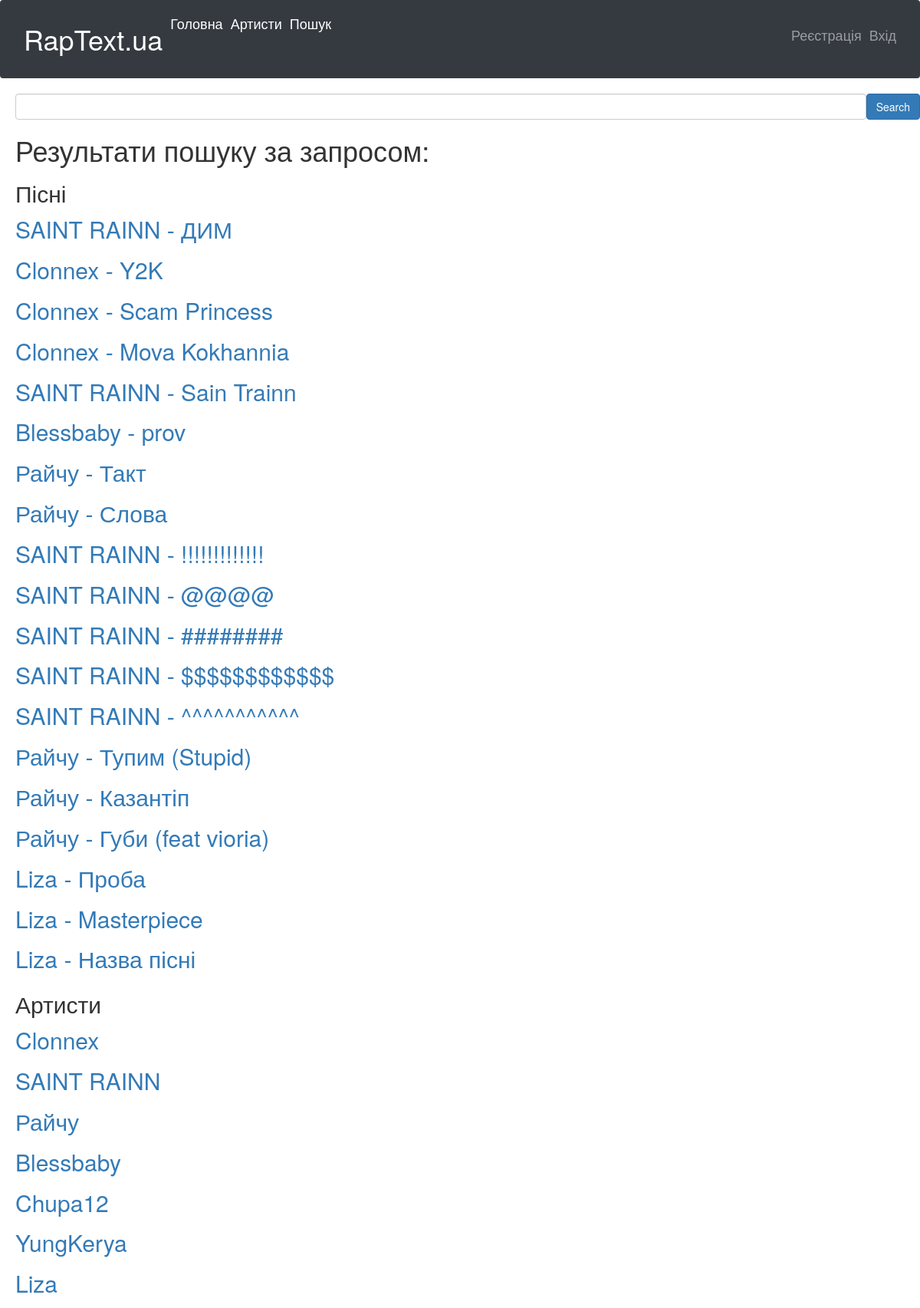
The app's page /search/ with its own data.
### artists/models.py (models this page shows, shortened)
class Song(models.Model):
    title = models.CharField(max_length=100)
    release_year = models.IntegerField(blank=True, null=True)
    artist = models.ForeignKey(Artist, on_delete=models.CASCADE)
    album = models.ForeignKey(Album, on_delete=models.SET_NULL, blank=True, null=True)
    image_song=models.FileField(upload_to="image_song",default=True,blank=None,null=True,verbose_name="Облога пісні")

class Artist(models.Model):
    name = models.CharField(max_length=100)
    genre = models.CharField(max_length=50, blank=True, null=True)
    country = models.CharField(max_length=50, blank=True, null=True)
    photo=models.FileField(upload_to="photos/%Y/%m/%d/",default=True,blank=None,
                            null=True,verbose_name="Фото")
    created_by = models.OneToOneField(User, on_delete=models.CASCADE, related_name='artist', null=True, blank=True)
    def __str__(self):
        return self.name

### artists/views.py (the view)
# urls.py: path('search/', search, name='search'),
def search(request):
    query = request.GET.get('q', '').lower()
    artist_query, song_query = query, query
    if '-' in query:
        parts = query.split('-')
        if len(parts) == 2:
            artist_query, song_query = parts[0].strip(), parts[1].strip()
    artists = Artist.objects.filter(name__icontains=artist_query)
    songs = Song.objects.filter(title__icontains=song_query)
    return render(request, 'artists/search_results.html', {'query': query, 'songs': songs, 'artists': artists, 'title':query})

### artists/templates/artists/search_results.html
{% extends 'artists/base.html' %}
{% block content %}
<form class="d-flex" action="{% url 'search' %}" method="get">
        <input class="form-control me-2" type="text" placeholder="{{ title }}" name="q">
        <button class="btn btn-primary" type="submit">Search</button>
      </form>
<h1>Результати пошуку за запросом: {{ title }}</h1>
<h2>Пісні</h2>
 {% for song in songs %}
          <p><a href="{% url 'song_detail' song.id %}">{{song.artist}} - {{ song.title }}</a></p>
        {% endfor %}
<h2>Артисти</h2>
  {%for a in artists %}
    <p><a href="{% url 'artist_detail' a.id %}">{{ a.name }}</a></p>
  {%endfor%}
 </div></div></div>
{% endblock %}

### artists/templates/artists/base.html (shortened to what this page needs)
{% load static %}
<!DOCTYPE html>
<html lang="uk">
<head>
<link type="text/css" href="{% static 'artists/css/styles.css'%}" rel="stylesheet"/>
    <link rel="stylesheet" href="https://maxcdn.bootstrapcdn.com/bootstrap/4.0.0/css/bootstrap.min.css">
 <link rel="stylesheet" href="https://maxcdn.bootstrapcdn.com/bootstrap/3.3.7/css/bootstrap.min.css" />
<link rel="stylesheet" href="https://bootstraptema.ru/snippets/audio/2017/jplayer/jplayer.min.css" />
<link rel="stylesheet" href="https://cdn.plyr.io/3.7.8/plyr.css" />
    <link rel="stylesheet" href="https://cdn.plyr.io/3.6.12/plyr.css" />
</head>
<body>
{% block mainmenu %}
<nav class="navbar navbar-expand-sm bg-dark navbar-dark">
  <div class="container-fluid">
    <ul class="navbar-nav">
         <li class="nav-item">
       <h1 > <a class="nav-link active" href="{% url 'index' %}">RapText.ua</a></h1>
      </li>
      <li class="nav-item">
       <h4 > <a class="nav-link active" href="{% url 'index' %}">Головна</a></h4>
      </li>
         <li class="nav-item">
       <h4 > <a class="nav-link active" href="{% url 'all_artists' %}">Артисти</a></h4>
      </li>
         <li class="nav-item">
       <h4 > <a class="nav-link active" href="{% url 'search' %}">Пошук</a></h4>
      </li>
        </ul>
<ul class="navbar-nav ml-auto">
      {% if user.is_authenticated %}
        <li class="nav-item">
          <h4><span class="nav-link">Вітаємо, {{ user.username }}!</span></h4>
        </li>
        <li class="nav-item">
          <h4><a class="nav-link" href="{% url 'logout' %}">Вихід</a></h4>
        </li>
      {% else %}
        <li class="nav-item">
          <h4><a class="nav-link" href="{% url 'register' %}">Реєстрація</a></h4>
        </li>
        <li class="nav-item">
          <h4><a class="nav-link" href="{% url 'login' %}">Вхід</a></h4>
        </li>
      {% endif %}
    </ul>
  </div>
</nav>
{% endblock mainmenu%}
<div class="backround">
{% block content %}
    {% endblock content%}</div></div>
</body>
</html>

### artists/static/artists/css/styles.css (style rules this page uses)
body { font-family: 'Raleway'; background-image: url('https://images.pexels.com/photos/7130497/pexels-photo-7130497.jpeg?auto=compress&cs=tinysrgb&w=1260&h=750&dpr=1'); background-size: cover; background-repeat: no-repeat; margin: 0; padding-left: 0px; }
.backround { padding-left: 20px; }
h1 { color: white; }
ul { list-style-type: none; padding: 0; }
li { margin-bottom: 10px; }
a { color: rgb(0,0,0); !important; text-decoration: none; }
p { font-size: 30px; }
body { background-color: #ddd; }

### records on screen
Song: artist "SAINT RAINN", title "ДИМ"
Song: artist "Clonnex", title "Y2K"
Song: artist "Clonnex", title "Scam Princess"
Song: artist "Clonnex", title "Mova Kokhannia"
Song: artist "SAINT RAINN", title "Sain Trainn"
Song: artist "Blessbaby", title "prov"
Song: artist "Райчу", title "Такт"
Song: artist "Райчу", title "Слова"
Song: artist "SAINT RAINN", title "!!!!!!!!!!!!!"
Song: artist "SAINT RAINN", title "@@@@"
Song: artist "SAINT RAINN", title "########"
Song: artist "SAINT RAINN", title "$$$$$$$$$$$$"
Song: artist "SAINT RAINN", title "^^^^^^^^^^^"
Song: artist "Райчу", title "Тупим (Stupid)"
Song: artist "Райчу", title "Казантіп"
Song: artist "Райчу", title "Губи (feat vioria)"
Song: artist "Liza", title "Проба"
Song: artist "Liza", title "Masterpiece"
Song: artist "Liza", title "Назва пісні"
Artist: name "Clonnex"
Artist: name "SAINT RAINN"
Artist: name "Райчу"
Artist: name "Blessbaby"
Artist: name "Chupa12"
Artist: name "YungKerya"
Artist: name "Liza"
